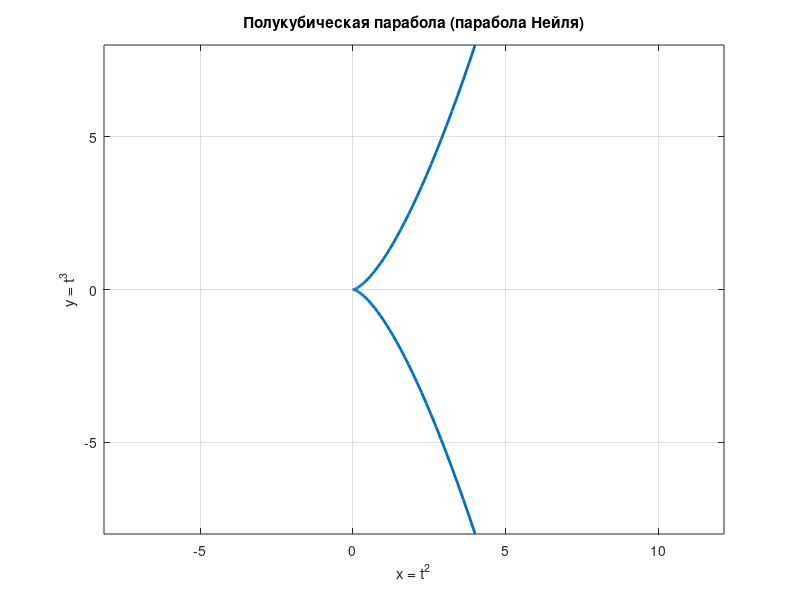

Here is the MATLAB script that generated this plot:
clc() % Очищает командное окно

t = -2:0.05:2; % массив значений t

% Параметрические уравнения полукубической параболы
x = t.^2; % x = t^2
y = t.^3; % y = t^3

plot(x, y, 'LineWidth', 2); % Построение графика

% Настройки графика
title('Полукубическая парабола (парабола Нейля)'); % Название графика
xlabel('x = t^2'); % Подпись оси x
ylabel('y = t^3'); % Подпись оси y
grid on; % Включить сетки
axis equal;